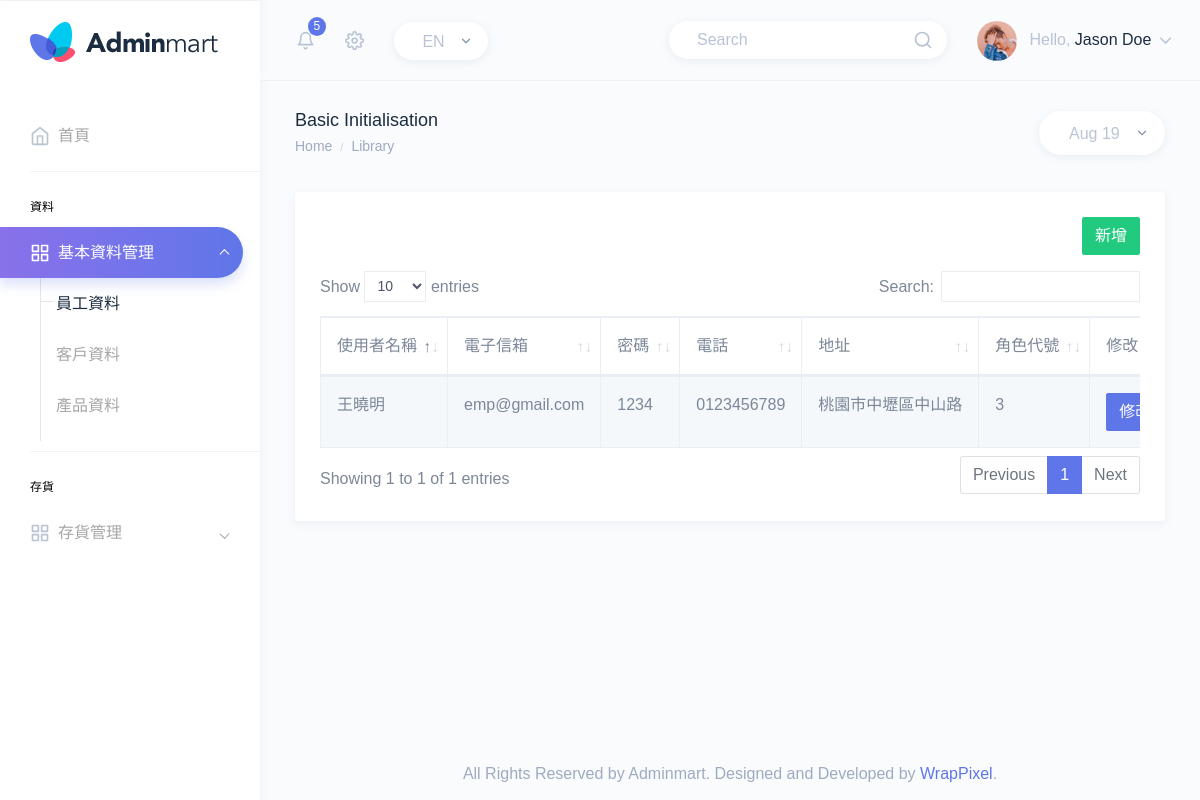
Page /employee.php on the committed database.
### tables this page shows
CREATE TABLE `customer` (
  `email` varchar(100) NOT NULL,
  `password` varchar(100) NOT NULL,
  `username` varchar(100) NOT NULL,
  `phone` varchar(100) NOT NULL,
  `address` varchar(200) NOT NULL,
  `role` varchar(10) NOT NULL
);

### employee.php (the view, shortened to what this page needs)
<?php
include('template1.php');
echo"
                                <tr>
                                   <th>使用者名稱</th>
                                    <th>電子信箱</th>
                                    <th>密碼</th>
                                    <th>電話</th>
                                    <th>地址</th>
                                    <th>角色代號</th>
                                    <th>修改</th>
                                    <th>刪除</th>
                                </tr>
                            </thead>
                            <tbody>";
                            include("connect.php");
                            $sql = "SELECT email,role,password,address,username,phone FROM customer where role='3'";
                            $result =$connect->query($sql);
                            while ($row = $result->fetch_assoc()) {
                                $email=$row['email'];
                                $role=$row['role'];
                                $password=$row['password'];
                                $address=$row['address'];
                                $username=$row['username'];
                                $phone=$row['phone'];
                              echo "<tr><TD>$username<TD>$email<td>$password<TD>$phone<TD>$address<TD>$role";
                              echo "<TD><a href=employee.php?op=1&email=$email><button type='button' class='btn btn-primary'>修改 <i class='bi bi-alarm'></i></button></a>";
                            }
  ?>

### rows in the picture
customer: username "王曉明", email "emp@gmail.com", password "1234", phone "0123456789", address "桃園市中壢區中山路", role "3"
